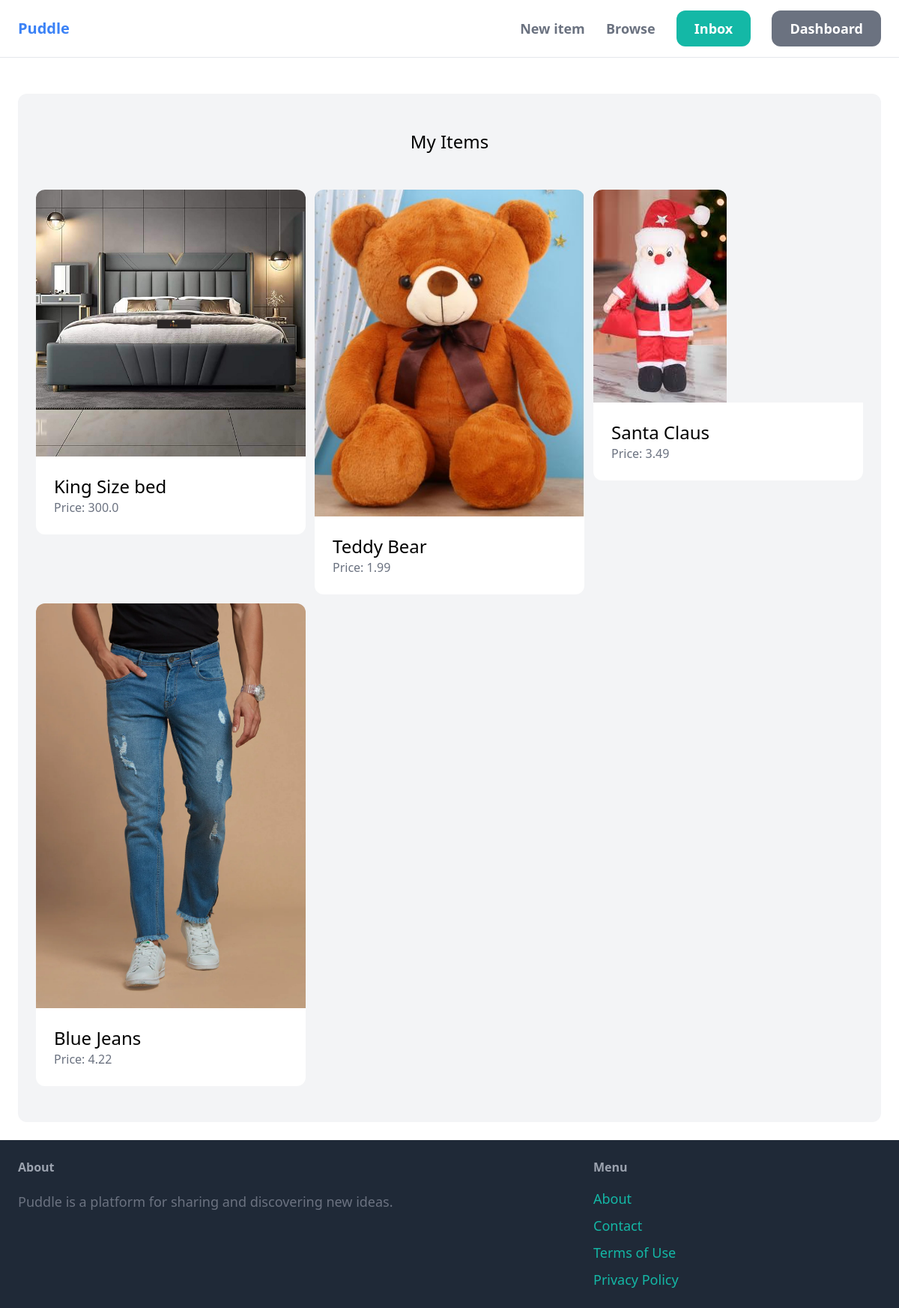
Page /dashboard/ (signed in) on the earlier database version.
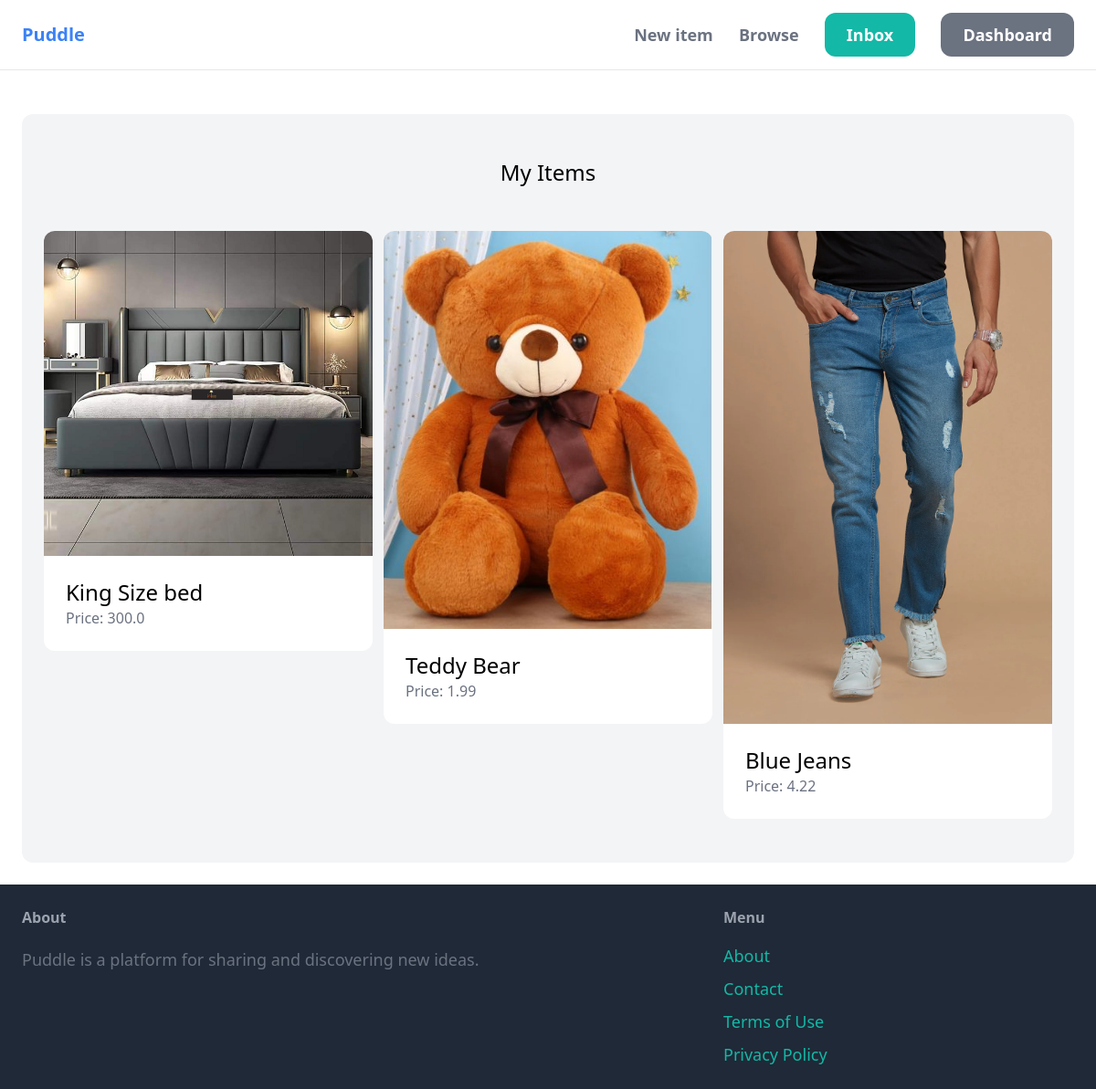
Same page on the later database version.
### item/models.py (models this page shows, shortened)
class Item(models.Model):
    category = models.ForeignKey(Category,related_name='items',on_delete=models.CASCADE)
    name = models.CharField(max_length=255)
    description = models.TextField(blank=True,null=True)
    price = models.FloatField()
    image = models.ImageField(upload_to='items_image',blank=True, null=True)
    is_sold = models.BooleanField(default=False)
    created_by = models.ForeignKey(User, related_name='items', on_delete=models.CASCADE)
    created_at = models.DateTimeField(auto_now_add=True)

### dashboard/views.py (the view)
# urls.py: path('', views.index, name='index'),
@login_required
def index(request):
    items = Item.objects.filter(created_by=request.user)
    return render(request, 'dashboard/index.html', {
        'items': items
    })

### dashboard/templates/dashboard/index.html (shortened to what this page needs)
{% extends 'core/base.html' %}
{% block content %}
<div class="mt-6 px-6 py-12 bg-gray-100 rounded-xl">
    <h2 class="mb-12 text-2xl text-center"> My Items</h2>
    <div class="grid grid-cols-3 gap-3">
        {% for item in items %}
        <div>
            <a href="{% url 'item:detail' item.id %}">
                <div>
                    <img src="{{item.image.url}}" class="rounded-t-xl">
                </div>
                <div class="p-6 bg-white rounded-b-xl">
                    <h2 class="text-2xl">{{item.name}}</h2>
                    <p class="text-gray-500">Price: {{item.price}}</p>
                </div>
            </a>
        </div>
        {% endfor %}
    </div>
</div>
{% endblock %}

Differences in the rows shown:
removed Item: image (picture), name "Santa Claus", price "3.49"
